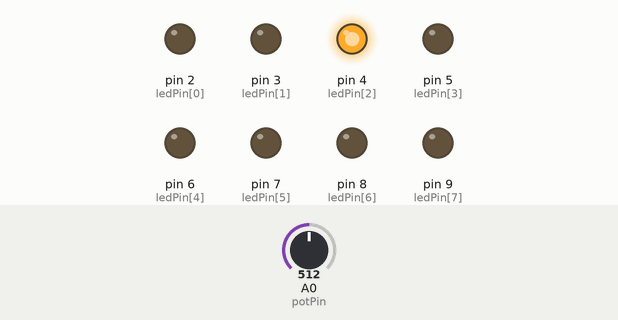
Simulated run of this sketch. Board: Arduino Uno, built with avr-gcc and run on an emulated ATmega328P. On the bench: output pins drawn as LEDs (lit = HIGH). Dashed ring = blinking. The test bench sets the inputs (shaded band); at power-on: A0 (potPin) = 512.

Above: at 1.3 s.
1.4 s: A0 (potPin) set to 0
At 2.4 s:
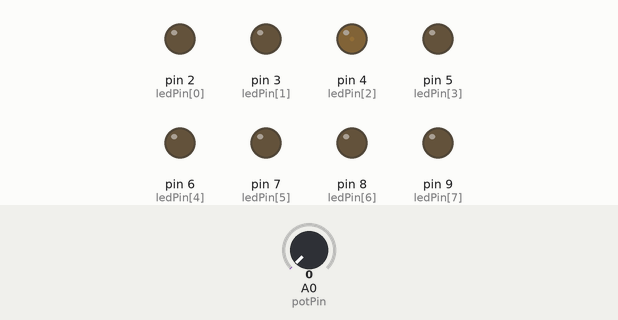
3.0 s: A0 (potPin) set to 18
At 3.19 s:
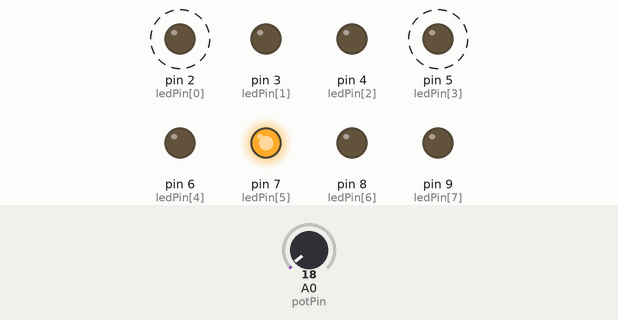
At 3.8 s:
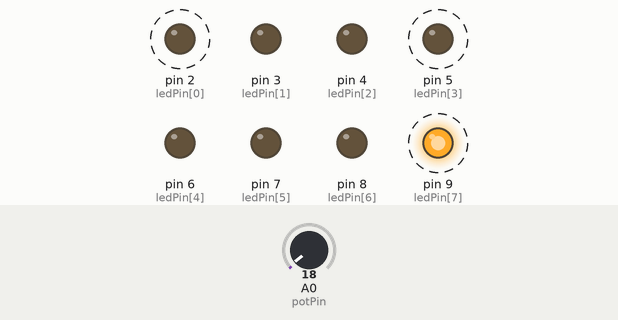
6.1 s: A0 (potPin) set to 306
9.2 s: A0 (potPin) set to 553
12.3 s: A0 (potPin) set to 572
Timing chart, 0 to 15.8 s (numbered marks = the images above; inputs shaded):
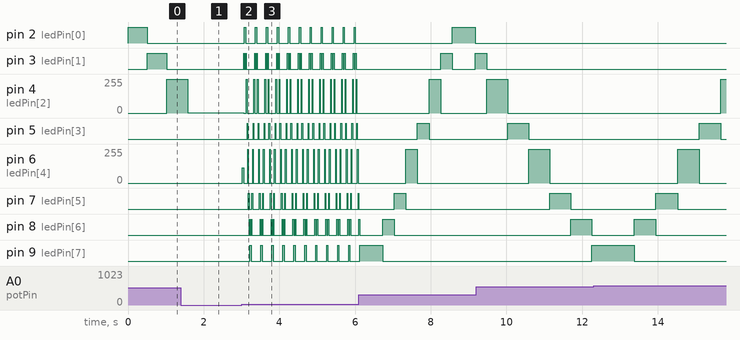

Measured:
- after the input at 1.4 s, pin 4 (ledPin[2]): 255/255 → 2/255 after 0.18 s; pin 5 (ledPin[3]): stays LOW (without the input it goes to HIGH after 0.14 s); pin 6 (ledPin[4]): stays 0/255 (without the input it goes to 255/255 after 0.65 s); pin 7 (ledPin[5]): stays LOW (without the input it goes to HIGH after 1.2 s)
- after the input at 3.0 s, pin 2 (ledPin[0]): alternates HIGH for 0.04 s and LOW for 0.25 s, starting after 0.07 s; pin 3 (ledPin[1]): LOW → HIGH after 0.06 s, then repeats every 0.29 s: LOW 0.04 s, HIGH 0.02 s, LOW 0.22 s, HIGH 0.02 s

The sketch:

Act2-Topic1.ino
```cpp
int ledNum = 8;
int ledPin[] = { 2, 3, 4, 5, 6, 7, 8, 9};
int delayTime = 100;
int potPin = A0;

void setup() {
  for (int x = 0; x < ledNum; x++){
    pinMode(ledPin[x], OUTPUT);
  }
}

void loop() {
  for (int i = 0; i < 8; i++){
    delayTime = analogRead(potPin);
    digitalWrite(ledPin[i], HIGH);
    delay(delayTime);
   	digitalWrite(ledPin[i], LOW);
  }
  for (int i = 7; i >= 0; i--){
    delayTime = analogRead(potPin);
    digitalWrite(ledPin[i], HIGH);
    delay(delayTime);
    digitalWrite(ledPin[i], LOW);
  }
}
```
